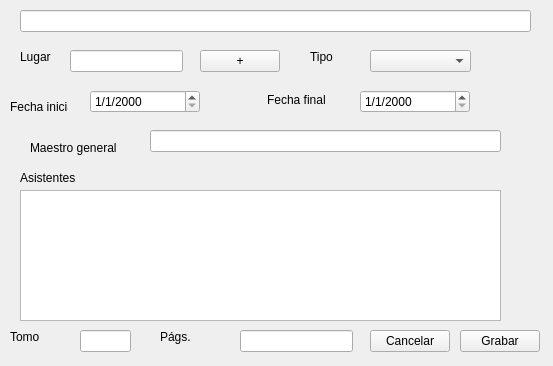
<?xml version="1.0" encoding="UTF-8"?>
<ui version="4.0">
 <class>NuevoCapitulo</class>
 <widget class="QWidget" name="NuevoCapitulo">
  <property name="geometry">
   <rect>
    <x>0</x>
    <y>0</y>
    <width>553</width>
    <height>366</height>
   </rect>
  </property>
  <property name="windowTitle">
   <string>Form</string>
  </property>
  <widget class="QPushButton" name="btCancel">
   <property name="geometry">
    <rect>
     <x>370</x>
     <y>330</y>
     <width>80</width>
     <height>22</height>
    </rect>
   </property>
   <property name="text">
    <string>Cancelar</string>
   </property>
  </widget>
  <widget class="QPushButton" name="btOK">
   <property name="geometry">
    <rect>
     <x>460</x>
     <y>330</y>
     <width>80</width>
     <height>22</height>
    </rect>
   </property>
   <property name="text">
    <string>Grabar</string>
   </property>
  </widget>
  <widget class="QLineEdit" name="txtNombreGeneral">
   <property name="geometry">
    <rect>
     <x>20</x>
     <y>10</y>
     <width>511</width>
     <height>22</height>
    </rect>
   </property>
   <property name="maxLength">
    <number>100</number>
   </property>
  </widget>
  <widget class="QLineEdit" name="txtLugar">
   <property name="geometry">
    <rect>
     <x>70</x>
     <y>50</y>
     <width>113</width>
     <height>22</height>
    </rect>
   </property>
  </widget>
  <widget class="QLabel" name="lblLugar">
   <property name="geometry">
    <rect>
     <x>20</x>
     <y>50</y>
     <width>58</width>
     <height>14</height>
    </rect>
   </property>
   <property name="text">
    <string>Lugar</string>
   </property>
  </widget>
  <widget class="QPushButton" name="btAnadirLugar">
   <property name="geometry">
    <rect>
     <x>200</x>
     <y>50</y>
     <width>80</width>
     <height>22</height>
    </rect>
   </property>
   <property name="text">
    <string>+</string>
   </property>
  </widget>
  <widget class="QComboBox" name="cboTipoCapitulo">
   <property name="geometry">
    <rect>
     <x>370</x>
     <y>50</y>
     <width>101</width>
     <height>22</height>
    </rect>
   </property>
  </widget>
  <widget class="QLabel" name="label">
   <property name="geometry">
    <rect>
     <x>310</x>
     <y>50</y>
     <width>58</width>
     <height>14</height>
    </rect>
   </property>
   <property name="text">
    <string>Tipo</string>
   </property>
  </widget>
  <widget class="QLineEdit" name="txtMaestroGeneral">
   <property name="geometry">
    <rect>
     <x>150</x>
     <y>130</y>
     <width>351</width>
     <height>22</height>
    </rect>
   </property>
  </widget>
  <widget class="QLabel" name="label_2">
   <property name="geometry">
    <rect>
     <x>30</x>
     <y>140</y>
     <width>101</width>
     <height>16</height>
    </rect>
   </property>
   <property name="text">
    <string>Maestro general</string>
   </property>
  </widget>
  <widget class="QTextEdit" name="txtAsistentes">
   <property name="geometry">
    <rect>
     <x>20</x>
     <y>190</y>
     <width>481</width>
     <height>131</height>
    </rect>
   </property>
  </widget>
  <widget class="QLabel" name="label_3">
   <property name="geometry">
    <rect>
     <x>20</x>
     <y>170</y>
     <width>61</width>
     <height>16</height>
    </rect>
   </property>
   <property name="text">
    <string>Asistentes</string>
   </property>
  </widget>
  <widget class="QDateEdit" name="dtInicial">
   <property name="geometry">
    <rect>
     <x>90</x>
     <y>90</y>
     <width>110</width>
     <height>23</height>
    </rect>
   </property>
   <property name="displayFormat">
    <string>d/M/yyyy</string>
   </property>
  </widget>
  <widget class="QDateEdit" name="dtFinal">
   <property name="geometry">
    <rect>
     <x>360</x>
     <y>90</y>
     <width>110</width>
     <height>23</height>
    </rect>
   </property>
   <property name="displayFormat">
    <string>d/M/yyyy</string>
   </property>
  </widget>
  <widget class="QLabel" name="label_4">
   <property name="geometry">
    <rect>
     <x>10</x>
     <y>100</y>
     <width>58</width>
     <height>14</height>
    </rect>
   </property>
   <property name="text">
    <string>Fecha inicial</string>
   </property>
  </widget>
  <widget class="QLabel" name="label_5">
   <property name="geometry">
    <rect>
     <x>267</x>
     <y>90</y>
     <width>81</width>
     <height>20</height>
    </rect>
   </property>
   <property name="text">
    <string>Fecha final</string>
   </property>
  </widget>
  <widget class="QLineEdit" name="txtTomo">
   <property name="geometry">
    <rect>
     <x>80</x>
     <y>330</y>
     <width>51</width>
     <height>22</height>
    </rect>
   </property>
  </widget>
  <widget class="QLabel" name="label_6">
   <property name="geometry">
    <rect>
     <x>10</x>
     <y>330</y>
     <width>58</width>
     <height>14</height>
    </rect>
   </property>
   <property name="text">
    <string>Tomo</string>
   </property>
  </widget>
  <widget class="QLabel" name="label_7">
   <property name="geometry">
    <rect>
     <x>160</x>
     <y>330</y>
     <width>58</width>
     <height>14</height>
    </rect>
   </property>
   <property name="text">
    <string>Págs.</string>
   </property>
  </widget>
  <widget class="QLineEdit" name="txtPaginas">
   <property name="geometry">
    <rect>
     <x>240</x>
     <y>330</y>
     <width>113</width>
     <height>22</height>
    </rect>
   </property>
  </widget>
 </widget>
 <resources/>
 <connections/>
</ui>
